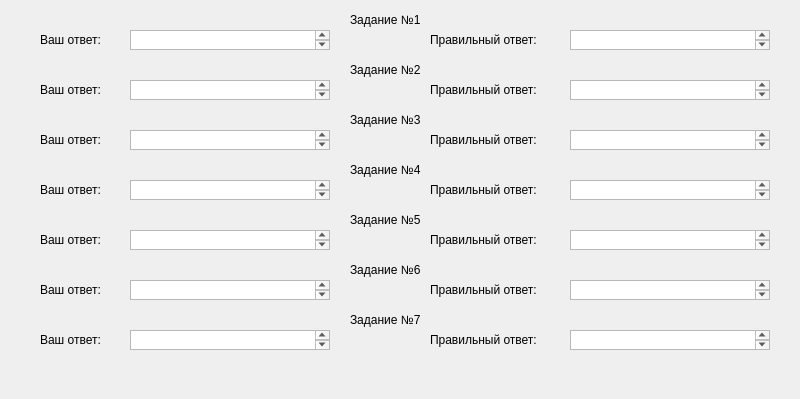
<?xml version="1.0" encoding="UTF-8"?>
<ui version="4.0">
 <class>MainWindow</class>
 <widget class="QMainWindow" name="MainWindow">
  <property name="geometry">
   <rect>
    <x>0</x>
    <y>0</y>
    <width>800</width>
    <height>399</height>
   </rect>
  </property>
  <property name="windowTitle">
   <string>MainWindow</string>
  </property>
  <widget class="QWidget" name="centralwidget">
   <widget class="QLabel" name="text_answer_1">
    <property name="geometry">
     <rect>
      <x>40</x>
      <y>30</y>
      <width>80</width>
      <height>20</height>
     </rect>
    </property>
    <property name="text">
     <string>Ваш ответ:</string>
    </property>
   </widget>
   <widget class="QLabel" name="number_1">
    <property name="geometry">
     <rect>
      <x>350</x>
      <y>10</y>
      <width>100</width>
      <height>20</height>
     </rect>
    </property>
    <property name="text">
     <string>Задание №1</string>
    </property>
   </widget>
   <widget class="QLabel" name="text_correct_answer_1">
    <property name="geometry">
     <rect>
      <x>430</x>
      <y>30</y>
      <width>120</width>
      <height>20</height>
     </rect>
    </property>
    <property name="text">
     <string>Правильный ответ:</string>
    </property>
   </widget>
   <widget class="QLabel" name="number_2">
    <property name="geometry">
     <rect>
      <x>350</x>
      <y>60</y>
      <width>100</width>
      <height>20</height>
     </rect>
    </property>
    <property name="text">
     <string>Задание №2</string>
    </property>
   </widget>
   <widget class="QLabel" name="text_answer_2">
    <property name="geometry">
     <rect>
      <x>40</x>
      <y>80</y>
      <width>80</width>
      <height>20</height>
     </rect>
    </property>
    <property name="text">
     <string>Ваш ответ:</string>
    </property>
   </widget>
   <widget class="QLabel" name="text_correct_answer_2">
    <property name="geometry">
     <rect>
      <x>430</x>
      <y>80</y>
      <width>120</width>
      <height>20</height>
     </rect>
    </property>
    <property name="text">
     <string>Правильный ответ:</string>
    </property>
   </widget>
   <widget class="QLabel" name="number_3">
    <property name="geometry">
     <rect>
      <x>350</x>
      <y>110</y>
      <width>100</width>
      <height>20</height>
     </rect>
    </property>
    <property name="text">
     <string>Задание №3</string>
    </property>
   </widget>
   <widget class="QLabel" name="text_answer_3">
    <property name="geometry">
     <rect>
      <x>40</x>
      <y>130</y>
      <width>80</width>
      <height>20</height>
     </rect>
    </property>
    <property name="text">
     <string>Ваш ответ:</string>
    </property>
   </widget>
   <widget class="QLabel" name="text_correct_answer_3">
    <property name="geometry">
     <rect>
      <x>430</x>
      <y>130</y>
      <width>120</width>
      <height>20</height>
     </rect>
    </property>
    <property name="text">
     <string>Правильный ответ:</string>
    </property>
   </widget>
   <widget class="QLabel" name="number_4">
    <property name="geometry">
     <rect>
      <x>350</x>
      <y>160</y>
      <width>100</width>
      <height>20</height>
     </rect>
    </property>
    <property name="text">
     <string>Задание №4</string>
    </property>
   </widget>
   <widget class="QLabel" name="text_answer_4">
    <property name="geometry">
     <rect>
      <x>40</x>
      <y>180</y>
      <width>80</width>
      <height>20</height>
     </rect>
    </property>
    <property name="text">
     <string>Ваш ответ:</string>
    </property>
   </widget>
   <widget class="QLabel" name="text_correct_answer_4">
    <property name="geometry">
     <rect>
      <x>430</x>
      <y>180</y>
      <width>120</width>
      <height>20</height>
     </rect>
    </property>
    <property name="text">
     <string>Правильный ответ:</string>
    </property>
   </widget>
   <widget class="QLabel" name="number_5">
    <property name="geometry">
     <rect>
      <x>350</x>
      <y>210</y>
      <width>100</width>
      <height>20</height>
     </rect>
    </property>
    <property name="text">
     <string>Задание №5</string>
    </property>
   </widget>
   <widget class="QLabel" name="text_answer_5">
    <property name="geometry">
     <rect>
      <x>40</x>
      <y>230</y>
      <width>80</width>
      <height>20</height>
     </rect>
    </property>
    <property name="text">
     <string>Ваш ответ:</string>
    </property>
   </widget>
   <widget class="QLabel" name="text_correct_answer_5">
    <property name="geometry">
     <rect>
      <x>430</x>
      <y>230</y>
      <width>120</width>
      <height>20</height>
     </rect>
    </property>
    <property name="text">
     <string>Правильный ответ:</string>
    </property>
   </widget>
   <widget class="QLabel" name="number_6">
    <property name="geometry">
     <rect>
      <x>350</x>
      <y>260</y>
      <width>100</width>
      <height>20</height>
     </rect>
    </property>
    <property name="text">
     <string>Задание №6</string>
    </property>
   </widget>
   <widget class="QLabel" name="text_answer_6">
    <property name="geometry">
     <rect>
      <x>40</x>
      <y>280</y>
      <width>80</width>
      <height>20</height>
     </rect>
    </property>
    <property name="text">
     <string>Ваш ответ:</string>
    </property>
   </widget>
   <widget class="QLabel" name="text_correct_answer_6">
    <property name="geometry">
     <rect>
      <x>430</x>
      <y>280</y>
      <width>120</width>
      <height>20</height>
     </rect>
    </property>
    <property name="text">
     <string>Правильный ответ:</string>
    </property>
   </widget>
   <widget class="QLabel" name="number_7">
    <property name="geometry">
     <rect>
      <x>350</x>
      <y>310</y>
      <width>100</width>
      <height>20</height>
     </rect>
    </property>
    <property name="text">
     <string>Задание №7</string>
    </property>
   </widget>
   <widget class="QLabel" name="text_answer_7">
    <property name="geometry">
     <rect>
      <x>40</x>
      <y>330</y>
      <width>80</width>
      <height>20</height>
     </rect>
    </property>
    <property name="text">
     <string>Ваш ответ:</string>
    </property>
   </widget>
   <widget class="QLabel" name="text_correct_answer_7">
    <property name="geometry">
     <rect>
      <x>430</x>
      <y>330</y>
      <width>120</width>
      <height>20</height>
     </rect>
    </property>
    <property name="text">
     <string>Правильный ответ:</string>
    </property>
   </widget>
   <widget class="QTextEdit" name="answer_1">
    <property name="geometry">
     <rect>
      <x>130</x>
      <y>30</y>
      <width>200</width>
      <height>20</height>
     </rect>
    </property>
   </widget>
   <widget class="QTextEdit" name="answer_2">
    <property name="geometry">
     <rect>
      <x>130</x>
      <y>80</y>
      <width>200</width>
      <height>20</height>
     </rect>
    </property>
   </widget>
   <widget class="QTextEdit" name="answer_3">
    <property name="geometry">
     <rect>
      <x>130</x>
      <y>130</y>
      <width>200</width>
      <height>20</height>
     </rect>
    </property>
   </widget>
   <widget class="QTextEdit" name="answer_4">
    <property name="geometry">
     <rect>
      <x>130</x>
      <y>180</y>
      <width>200</width>
      <height>20</height>
     </rect>
    </property>
   </widget>
   <widget class="QTextEdit" name="answer_5">
    <property name="geometry">
     <rect>
      <x>130</x>
      <y>230</y>
      <width>200</width>
      <height>20</height>
     </rect>
    </property>
   </widget>
   <widget class="QTextEdit" name="answer_6">
    <property name="geometry">
     <rect>
      <x>130</x>
      <y>280</y>
      <width>200</width>
      <height>20</height>
     </rect>
    </property>
   </widget>
   <widget class="QTextEdit" name="answer_7">
    <property name="geometry">
     <rect>
      <x>130</x>
      <y>330</y>
      <width>200</width>
      <height>20</height>
     </rect>
    </property>
   </widget>
   <widget class="QTextEdit" name="correct_answer_1">
    <property name="geometry">
     <rect>
      <x>570</x>
      <y>30</y>
      <width>200</width>
      <height>20</height>
     </rect>
    </property>
   </widget>
   <widget class="QTextEdit" name="correct_answer_2">
    <property name="geometry">
     <rect>
      <x>570</x>
      <y>80</y>
      <width>200</width>
      <height>20</height>
     </rect>
    </property>
   </widget>
   <widget class="QTextEdit" name="correct_answer_3">
    <property name="geometry">
     <rect>
      <x>570</x>
      <y>130</y>
      <width>200</width>
      <height>20</height>
     </rect>
    </property>
   </widget>
   <widget class="QTextEdit" name="correct_answer_4">
    <property name="geometry">
     <rect>
      <x>570</x>
      <y>180</y>
      <width>200</width>
      <height>20</height>
     </rect>
    </property>
   </widget>
   <widget class="QTextEdit" name="correct_answer_5">
    <property name="geometry">
     <rect>
      <x>570</x>
      <y>230</y>
      <width>200</width>
      <height>20</height>
     </rect>
    </property>
   </widget>
   <widget class="QTextEdit" name="correct_answer_6">
    <property name="geometry">
     <rect>
      <x>570</x>
      <y>280</y>
      <width>200</width>
      <height>20</height>
     </rect>
    </property>
   </widget>
   <widget class="QTextEdit" name="correct_answer_7">
    <property name="geometry">
     <rect>
      <x>570</x>
      <y>330</y>
      <width>200</width>
      <height>20</height>
     </rect>
    </property>
   </widget>
  </widget>
  <widget class="QMenuBar" name="menubar">
   <property name="geometry">
    <rect>
     <x>0</x>
     <y>0</y>
     <width>800</width>
     <height>26</height>
    </rect>
   </property>
  </widget>
 </widget>
 <resources/>
 <connections/>
</ui>
